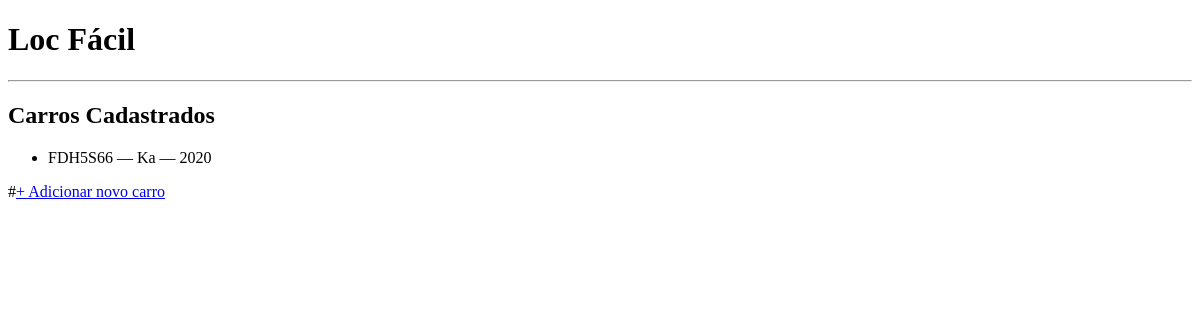
Page /cars/list/ on the earlier database version.
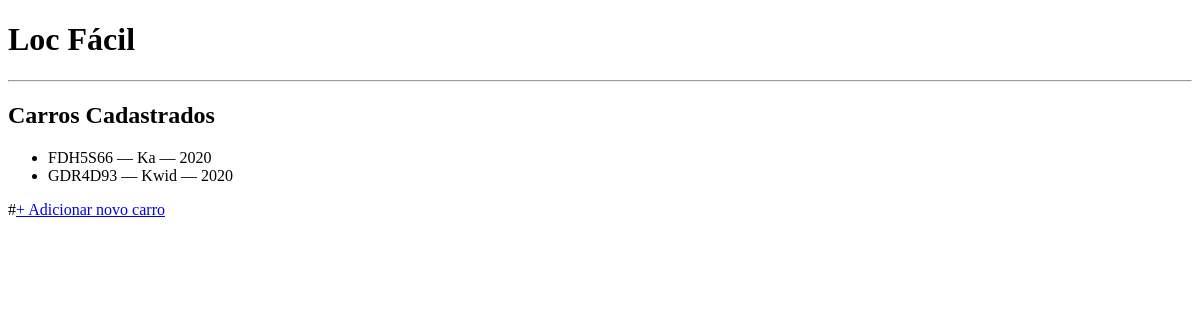
Same page on the later database version.
### cars/models.py (models this page shows, shortened)
class Car(models.Model):
    STATUS_CHOICES = [
        ('disponivel', 'Disponível'),
        ('alugado', 'Alugado'),
        ('manutencao', 'Em Manutenção'),
    ]
    model = models.CharField(max_length=100)
    plate = models.CharField(max_length=10, unique=True)
    year = models.IntegerField()
    km = models.IntegerField(default=0)
    status = models.CharField(max_length=20, choices=STATUS_CHOICES, default='disponivel')
    purchase_price = models.DecimalField(max_digits=10, decimal_places=2, null=True, blank=True)
    financed = models.BooleanField(default=False)

### cars/views.py (the view)
# urls.py: path('list/', car_list, name="car_list"),
def car_list(request):
    cars = Car.objects.all()
    return render(request, "cars/car_list.html", {"cars": cars})

### cars/templates/cars/car_list.html (shortened to what this page needs)
{% extends "base.html" %}
{% block content %}
<h2>Carros Cadastrados </h2>
<ul>
    {% for car in cars %}
        <li>{{ car.plate }} — {{ car.model }} — {{ car.year }}</li>
    {% empty %}
        <li>Nenhum carro cadastrado.</li>
    {% endfor %}
</ul>
#<a href="{% url 'car_create' %}">+ Adicionar novo carro</a>
{% endblock %}

Differences in the rows shown:
added Car: plate "GDR4D93", model "Kwid", year "2020"
